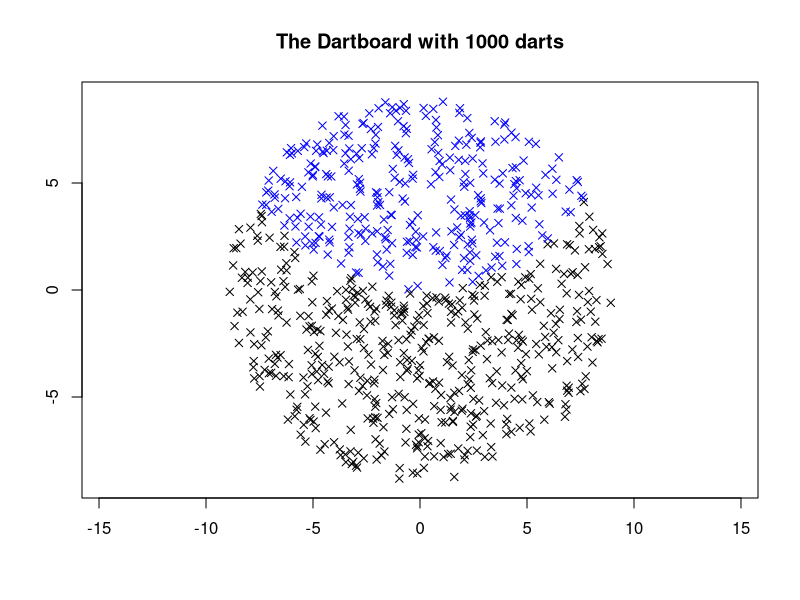

Recreate this plot in R.
## ---- chunk 1
calculate_Y <- function(x,y) {
  centerX = 0
  centerY = 9
  Y = sqrt((x - centerX)^2 + (y -centerY)^2)
  return(Y)
}
    
throws = 1000

xs = runif(throws, min=-9, max=9) # generate random x-coordinates
ys = runif(throws, min=-9, max=9) # generate random y-coordinates

in.circle <- xs^2 + ys^2 <= 81  # check to see if they're in circle

# discard points outside the circle
xs <- xs[in.circle]
ys <- ys[in.circle]

# find those points that give 
condition <- calculate_Y(xs, ys) > 9 
mean(condition)  # this gives the answer
## ---- chunk 2
plot(xs, ys, xlim=c(-9,9), ylim=c(-9,9), 
  asp=1,
  pch = 4,
  main = "The Dartboard with 1000 darts",
  xlab="", ylab="",
  col=ifelse(condition,"black","blue"))
